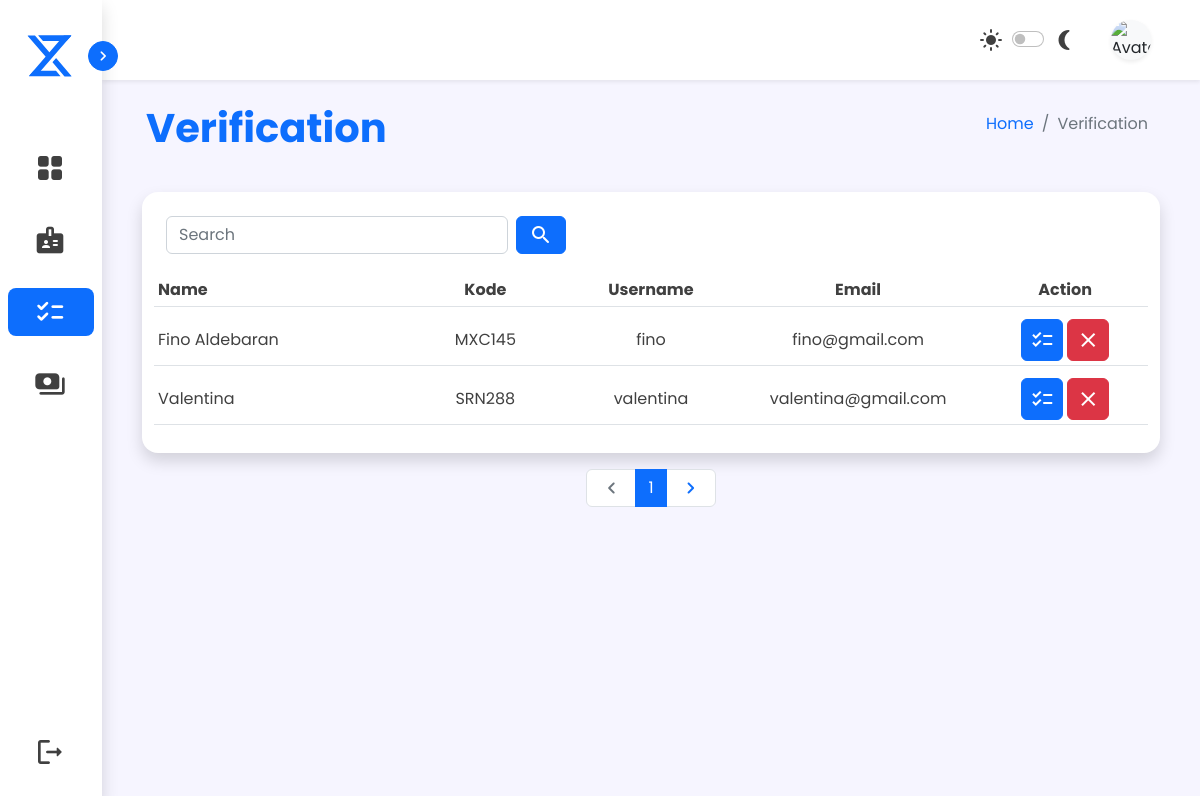
Before: /sources/admin/admin-verification.php (signed in) with the older database file.
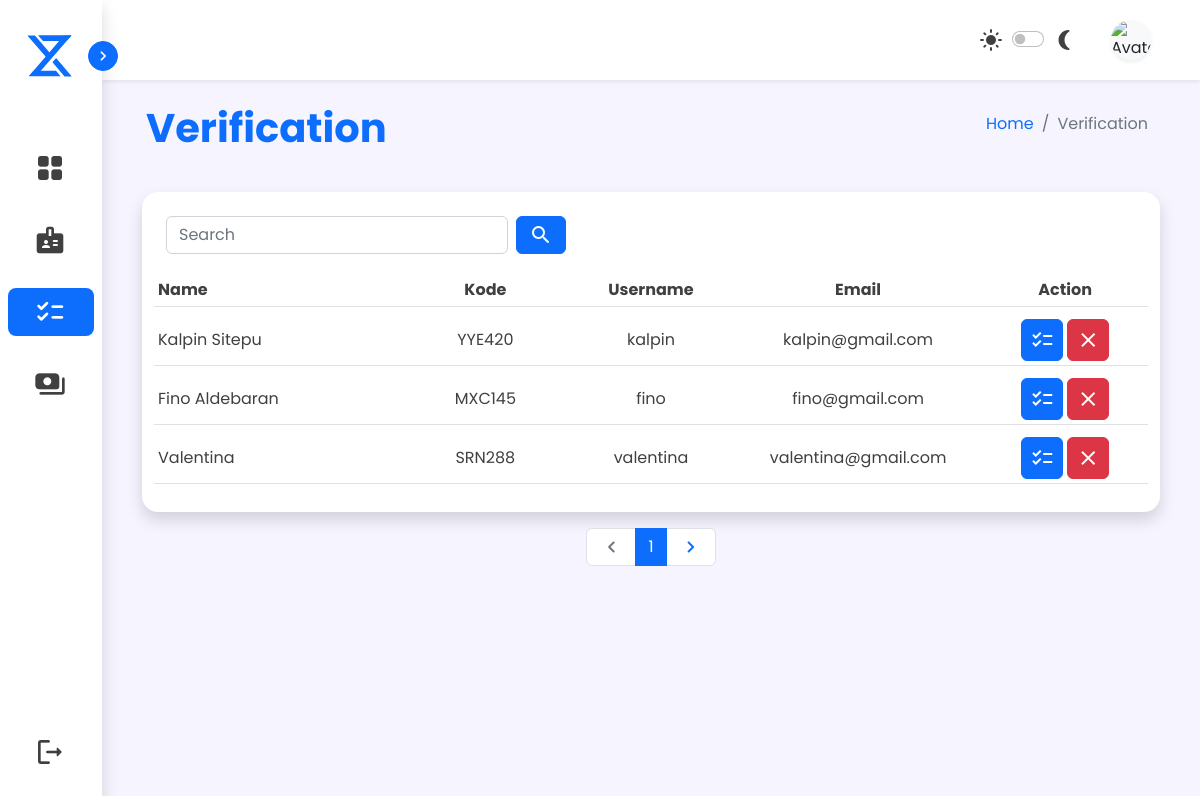
After: the same page with the newer database file.
### tables this page shows
CREATE TABLE `data_karyawan` (
  `id` int(20) NOT NULL,
  `kode_karyawan` varchar(7) NOT NULL,
  `nama` varchar(50) NOT NULL,
  `nip` varchar(20) NOT NULL,
  `tanggal` date NOT NULL,
  `tempat` varchar(20) NOT NULL,
  `alamat` varchar(150) NOT NULL,
  `foto` varchar(100) NOT NULL,
  `posisi` varchar(20) NOT NULL,
  `jenis_kelamin` varchar(10) NOT NULL,
  `gaji` bigint(30) NOT NULL
);

CREATE TABLE `verify` (
  `id` int(20) NOT NULL,
  `kode_karyawan` varchar(7) NOT NULL,
  `username` varchar(20) NOT NULL,
  `password` varchar(299) NOT NULL,
  `email` varchar(20) NOT NULL
);

### sources/admin/admin-verification.php (the view, shortened to what the changed rows need)
<!DOCTYPE html>
<html lang="en">
<head>
    <link href="https://cdn.jsdelivr.net/npm/bootstrap@5.2.2/dist/css/bootstrap.min.css" rel="stylesheet" />
    <link rel="stylesheet" href="../../assets/style/main.css">
</head>
<?php
include '../../php/koneksi.php';
?>
<body class="d-none">
    <div class="content col d-flex flex-column gap-3 mb-5">
        <div class="d-flex flex-column gap-4 px-2">
            <div class="d-flex header my-2 mx-0 mx-lg-4 px-1">
                <div class="d-flex flex-column flex-lg-row col justify-content-between px-1 px-lg-2">
                    <h1 class="fw-bold header">Verification</h1>
                </div>
            </div>
            <div class="d-flex  flex-column mx-0 mx-lg-4 px-2 gap-3">
                <div class="flex-container rounded-4 shadow border-0 p-2">
                    <table class="table table-hover">
                        <thead>
                            <tr class="d-flex col p-1">
                                <th class="col-8 col-sm-4 col-md-3 p-1 align-items-center d-flex text">
                                    Name
                                </th>
                                <th class="col col-md-2 d-none d-sm-flex p-1 align-items-center justify-content-center text">
                                    Kode</th>
                                <th class="col col-md-2 d-none d-sm-flex p-1 align-items-center justify-content-center text">
                                    Username
                                </th>
                                <th class="col col-md-3 d-none d-md-flex p-1 align-items-center justify-content-center text">
                                    Email
                                </th>
                                <th class="col d-flex p-1 align-items-center justify-content-center gap-1 text">Action
                                </th>
                            </tr>
                        </thead>
                        <tbody>
                            <?php
                            $batas = 5;
                            $halaman = isset($_GET['halaman']) ? (int)$_GET['halaman'] : 1;
                            $halaman_awal = ($halaman > 1) ? ($halaman * $batas) - $batas : 0;
                            $data = mysqli_query($koneksi, "SELECT * FROM verify");
                            $jumlah_data = mysqli_num_rows($data);
                            $total_halaman = ceil($jumlah_data / $batas);
                            if (isset($_POST['search'])) {
                                $keyword = $_POST['cari'];
                                $user2 = mysqli_query($koneksi, "SELECT * FROM verify
                                WHERE username LIKE '%$keyword%'
                                OR kode_karyawan LIKE '%$keyword%'
                                OR email LIKE '%$keyword%'");
                            } else {
                                $user2 = mysqli_query($koneksi, "SELECT * FROM verify ORDER BY id DESC limit $halaman_awal, $batas");
                            }
                            while ($u = mysqli_fetch_assoc($user2)) :
                                $kode = $u['kode_karyawan'];
                                $get = mysqli_query($koneksi, "SELECT * FROM data_karyawan WHERE kode_karyawan = '$kode'");
                                while ($g = mysqli_fetch_assoc($get)) :
                            ?>
                                    <tr class="d-flex col p-1 text-center">
                                        <td class="col-8 col-sm-4 col-md-3 d-flex gap-2 p-1 align-items-center">
                                            <span class="text"><?= $g['nama']; ?></span>
                                        </td>
                                        <td class="col col-md-2 d-none d-sm-flex p-1 align-items-center justify-content-center text">
                                            <span class="text"><?= $u['kode_karyawan']; ?></span>
                                        </td>
                                        <td class="col col-md-2 d-none d-sm-flex p-1 align-items-center justify-content-center text">
                                            <span class="text"><?= $u['username']; ?></span>
                                        </td>
                                        <td class="col col-md-3 d-none d-md-flex p-1 align-items-center justify-content-center text">
                                            <span class="text"><?= $u['email']; ?></span>
                                        </td>
                                        <td class="col d-flex p-1 align-items-center justify-content-center gap-1">
                                            <a href="../verifikasi.php?user=<?= $u['username'] ?>" type="button" class="btn btn-primary d-flex align-items-center p-md-2 p-1" title="confirmation">
                                                <i class="material-icons">&#xe6b1</i>
                                            </a>
                                            <a style="text-decoration:none;" onclick="return confirm('Apakah anda ingin menolak verifikasi <?= $v['username'] ?>')" href="../../php/tolakVerifikasiController.php?kode=<?= $u['kode_karyawan'] ?>">
                                                <button type="button" class="btn btn-danger d-flex align-items-center p-md-2 p-1" title="reject">
                                                    <i class="material-icons">&#xe14c</i>
                                                </button>
                                            </a>
                                        </td>
                                    </tr>
                            <?php endwhile;
                            endwhile; ?>
                        </tbody>
                    </table>
                </div>
                <nav aria-label="..." class="d-flex justify-content-center mt-auto">
                    <ul class="pagination">
                        <?php
                        for ($x = 1; $x <= $total_halaman; $x++) :
                        ?>
                            <li class="page-item active" aria-current="page">
                                <a class="page-link" href="?halaman=<?php echo $x ?>"><?php echo $x; ?></a>
                            </li>
                        <?php endfor; ?>
                    </ul>
                </nav>
            </div>
        </div>
    </div>
</body>
</html>

Changed rows visible on the page:
added verify: kode_karyawan "YYE420", username "kalpin", email "kalpin@gmail.com"
added data_karyawan: nama "Kalpin Sitepu"
